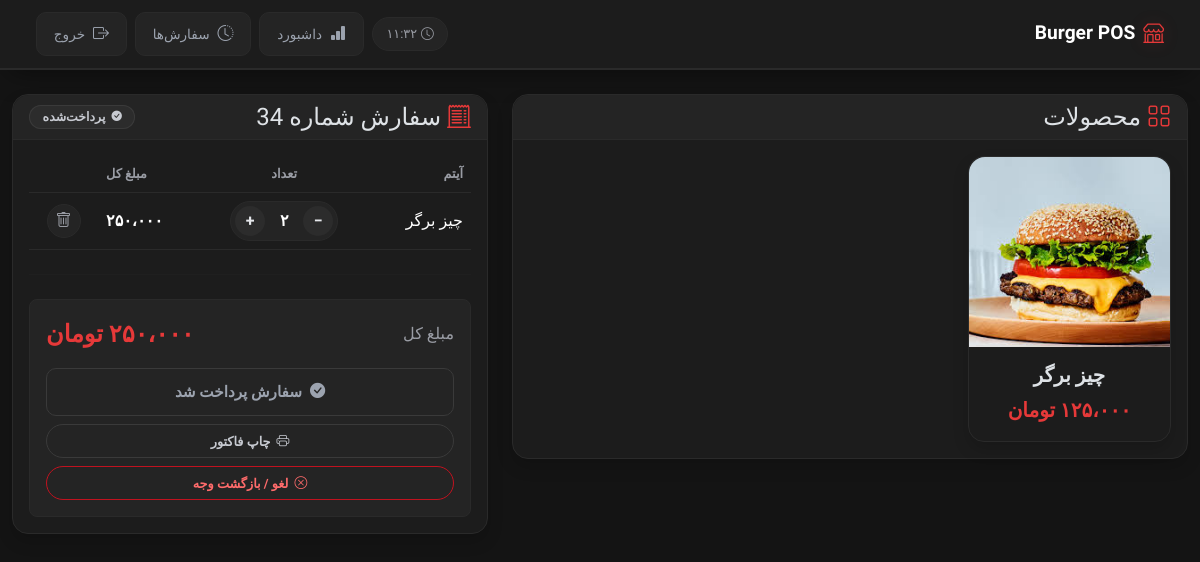
The app's page /orders/34/ (signed in) with its own data.
### menu/models.py (models this page shows, shortened)
class Product(models.Model):
    name = models.CharField(max_length=55)
    price = models.PositiveIntegerField()
    is_active = models.BooleanField(default=True)
    image = models.ImageField(upload_to='products/', blank=True, null=True)

class Order(models.Model):
    STATUS_CHOICES=[
        ('draft', 'draft'),
        ('open', 'open'),
        ('paid', 'paid'),
        ('cancelled', 'cancelled'),
    ]
    user = models.ForeignKey(get_user_model(), on_delete=models.CASCADE)
    created_at = models.DateTimeField(auto_now_add=True)
    total_price = models.PositiveIntegerField(default=0)
    status = models.CharField(max_length=10, choices=STATUS_CHOICES, default='draft')

class OrderItem(models.Model):
    order = models.ForeignKey(Order, on_delete=models.CASCADE, related_name="items")
    product = models.ForeignKey(Product, on_delete=models.PROTECT)
    quantity = models.PositiveIntegerField(
        validators=[MinValueValidator(1)]
    )
    unit_price = models.PositiveIntegerField()
    @property
    def subtotal(self):
        return self.quantity * self.unit_price

### menu/views.py (the view)
# urls.py: path('orders/<int:pk>/', OrderDetailView.as_view(), name='order-detail'),
class OrderDetailView(LoginRequiredMixin, DetailView):
    model = Order
    template_name = 'menu/order-detail.html'
    context_object_name = 'order'
    def get_queryset(self):
        return Order.objects.filter(user=self.request.user).prefetch_related(
            "items__product"
        )
    def get_context_data(self, **kwargs):
        context = super().get_context_data(**kwargs)
        context["products"] = Product.objects.filter(is_active=True)
        context["form"] = AddItemForm()
        return context

### menu/templatetags/custom_filters.py (called while the page is built)
@register.filter
def persian_number(value):
    value = intcomma(value, False)
    en = '0123456789,'
    fa = '۰۱۲۳۴۵۶۷۸۹،'
    return str(value).translate(
        str.maketrans(en, fa)
    )

### menu/templates/menu/order-detail.html (shortened to what this page needs)
{% extends "_base.html" %}
{% load custom_filters %}
{% load static %}
{% load i18n %}
{% load humanize %}
{% block content %}
<div class="row g-4">
    <div class="col-lg-7">
        <div class="card shadow">
            <div class="card-header">
                <h4 class="mb-0">
                    <i class="bi bi-grid" style="color: var(--primary-red);"></i>
                    {% trans "Products" %}
                </h4>
            </div>
            <div class="card-body">
                <div class="row g-3">
                    {% for product in products %}
                    <div class="col-md-4">
                        <div
                            class="card product-card h-100 shadow"
                            onclick="addProduct({{ product.id }})"
                            style="cursor: pointer;"
                        >
                            {% if product.image %}
                            <img src="{{ product.image.url }}"
                                class="card-img-top"
                                alt="{{ product.name }}"
                                style="height: 190px; object-fit: cover; border-radius: var(--radius-md) var(--radius-md) 0 0;">
                            {% else %}
                            <div class="d-flex justify-content-center align-items-center"
                                style="height:190px; background: var(--surface-3); border-radius: var(--radius-md) var(--radius-md) 0 0;">
                                <i class="bi bi-image fs-1 text-muted"></i>
                            </div>
                            {% endif %}
                            <div class="card-body text-center pt-3">
                                <h5 class="fw-bold mb-2">{{ product.name }}</h5>
                                <p class="price-tag fs-5 mb-0">
                                    {{ product.price|persian_number }} {% trans "Toman" %}
                                </p>
                            </div>
                        </div>
                    </div>
                    {% endfor %}
                </div>
            </div>
        </div>
    </div>
    <div class="col-lg-5">
        <div class="card shadow">
            <div class="card-header d-flex justify-content-between align-items-center">
                <h4 class="mb-0">
                    <i class="bi bi-receipt-cutoff" style="color: var(--primary-red);"></i>
                </h4>
                {% if order.status == "open" %}
                <span class="status-badge status-badge-open">
                    <i class="bi bi-circle-fill"></i>
                    {% trans "Open" %}
                </span>
                {% else %}
                <span class="status-badge status-badge-paid">
                    <i class="bi bi-check-circle-fill"></i>
                    {% trans "Paid" %}
                </span>
                {% endif %}
            </div>
            <div class="card-body">
                <table class="table align-middle">
                    <thead>
                        <tr>
                            <th>{% trans "Item" %}</th>
                            <th class="text-center">{% trans "Qty" %}</th>
                            <th class="text-end">{% trans "Total" %}</th>
                            <th class="text-center"></th>
                        </tr>
                    </thead>
                    <tbody>
                        {% for item in order.items.all %}
                        <tr>
                            <td class="fw-medium">{{ item.product.name }}</td>
                            <td class="text-center">
                                <div class="qty-stepper">
                                    <form method="post" action="{% url 'decrease-item' item.id %}" class="d-inline">
                                        <button class="qty-btn" type="submit">−</button>
                                    </form>
                                    <span class="qty-value">
                                        {{ item.quantity|persian_number }}
                                    </span>
                                    <form method="post" action="{% url 'increase-item' item.id %}" class="d-inline">
                                        <button class="qty-btn" type="submit">+</button>
                                    </form>
                                </div>
                            </td>
                            <td class="text-end price-tag fw-semibold">{{ item.subtotal|persian_number }}</td>
                            <td class="text-center">
                                <form method="post" action="{% url 'delete-item' item.id %}">
                                    <button class="btn-pos-icon" type="submit">
                                        <i class="bi bi-trash"></i>
                                    </button>
                                </form>
                            </td>
                        </tr>
                        {% endfor %}
                    </tbody>
                </table>
                <hr class="my-4" style="border-color: var(--border);">
                <div class="total-box p-3 rounded-3" style="background: var(--surface-3); border: 1px solid var(--border);">
                    <div class="d-flex justify-content-between align-items-center mb-3">
                        <span class="text-muted">{% trans "Total" %}</span>
                        <span class="price-tag fs-4">{{ order.total_price|persian_number }} {% trans "Toman" %}</span>
                    </div>
                    {% if order.status == "cancelled" %}
                    <button class="btn-pos-secondary w-100" type="button" disabled>
                        <i class="bi bi-x-circle-fill"></i>
                        {% trans "Order Cancelled" %}
                    </button>
                    {% elif order.status == "paid" %}
                    <button class="btn-pos-secondary w-100" type="button" disabled>
                        <i class="bi bi-check-circle-fill"></i>
                        {% trans "Order Paid" %}
                    </button>
                    <a href="{% url 'order-receipt' order.id %}" target="_blank" class="btn-pos-sm w-100 justify-content-center mt-2">
                        <i class="bi bi-printer"></i>
                        {% trans "Print Invoice" %}
                    </a>
                    <form method="post" action="{% url 'cancel-order' order.id %}" class="mt-2"
                        onsubmit='return confirm("{% trans "Cancel this paid order? This cannot be undone." %}");'>
                        <button class="btn-pos-sm w-100 justify-content-center" type="submit"
                                style="border-color: var(--red-dark); color: var(--red-light);">
                            <i class="bi bi-x-circle"></i>
                            {% trans "Cancel / Refund Order" %}
                        </button>
                    </form>
                    {% endif %}
                </div>
            </div>
        </div>
    </div>
</div>
{% endblock %}

### static/css/styles.css (style rules this page uses)
:root { --primary-red: #e63939; --red-dark: #c1121f; --red-light: #ff6b6b; --red-glow: rgba(230, 57, 57, 0.18); --surface-1: #141414; --surface-2: #1c1c1c; --surface-3: #242424; --surface-4: #2c2c2c; --border: #2a2a2a; --border-light: #3a3a3a; --text-muted: #9a9da5; --radius-sm: 10px; --radius-md: 16px; --shadow-soft: 0 10px 28px -10px rgba(0,0,0,0.5); --transition-base: all 0.25s cubic-bezier(0.4,0,0.2,1); }
* { -webkit-tap-highlight-color: transparent; }
body { background: var(--surface-1); font-family: 'Vazirmatn', system-ui, sans-serif; color: #e5e7eb; }
.text-muted { color: var(--text-muted) !important; }
.card { border-radius: var(--radius-md); border: 1px solid var(--border); background: var(--surface-2); }
.card-header { background: var(--surface-3); border-bottom: 1px solid var(--border); border-radius: var(--radius-md) var(--radius-md) 0 0 !important; }
.product-card { cursor: pointer; transition: transform 0.25s ease, box-shadow 0.25s ease, border-color 0.25s ease; border-radius: var(--radius-md); border: 1px solid var(--border); }
.price-tag { color: var(--primary-red); font-weight: 600; }
.status-badge { display: inline-flex; align-items: center; gap: 6px; padding: 0.35rem 0.85rem; border-radius: 999px; font-size: 0.78rem; font-weight: 600; line-height: 1; }
.status-badge i { font-size: 0.65rem; }
.status-badge-paid { background: var(--surface-4); color: #c7cad1; box-shadow: inset 0 0 0 1px var(--border-light); }
.btn-pos-secondary { display: inline-flex; align-items: center; justify-content: center; gap: 8px; background: var(--surface-3); color: #9ca3af; border: 1px solid var(--border-light); border-radius: var(--radius-sm); padding: 0.75rem 1.5rem; min-height: 48px; font-weight: 600; font-size: 0.95rem; cursor: not-allowed; }
.btn-pos-sm { display: inline-flex; align-items: center; gap: 6px; background: transparent; border: 1px solid var(--border-light); color: #c7cad1; padding: 0.4rem 0.95rem; min-height: 34px; border-radius: 999px; font-size: 0.8rem; font-weight: 600; transition: var(--transition-base); text-decoration: none; }
.btn-pos-icon { width: 34px; height: 34px; border-radius: 50%; display: inline-flex; align-items: center; justify-content: center; background: var(--surface-3); border: 1px solid var(--border); color: var(--text-muted); transition: var(--transition-base); cursor: pointer; }
.qty-stepper { display: inline-flex; align-items: center; gap: 4px; background: var(--surface-3); border: 1px solid var(--border); border-radius: 999px; padding: 4px; }
.qty-btn { width: 30px; height: 30px; border-radius: 50%; border: none; background: var(--surface-4); color: #e5e7eb; font-weight: 700; display: inline-flex; align-items: center; justify-content: center; transition: var(--transition-base); cursor: pointer; }
.qty-value { min-width: 30px; text-align: center; font-weight: 700; color: white; }
.table { color: #e5e7eb; }
.table > :not(caption) > * > * { border-bottom-color: var(--border); background-color: transparent; }
.table thead th { color: var(--text-muted); font-weight: 600; font-size: 0.8rem; border-bottom: 1px solid var(--border) !important; }

### records on screen
Product: image (picture), name "چیز برگر"
Order: total_price|persian_number "۲۵۰،۰۰۰"
OrderItem: product.name "چیز برگر", quantity|persian_number "۲", subtotal|persian_number "۲۵۰،۰۰۰"
